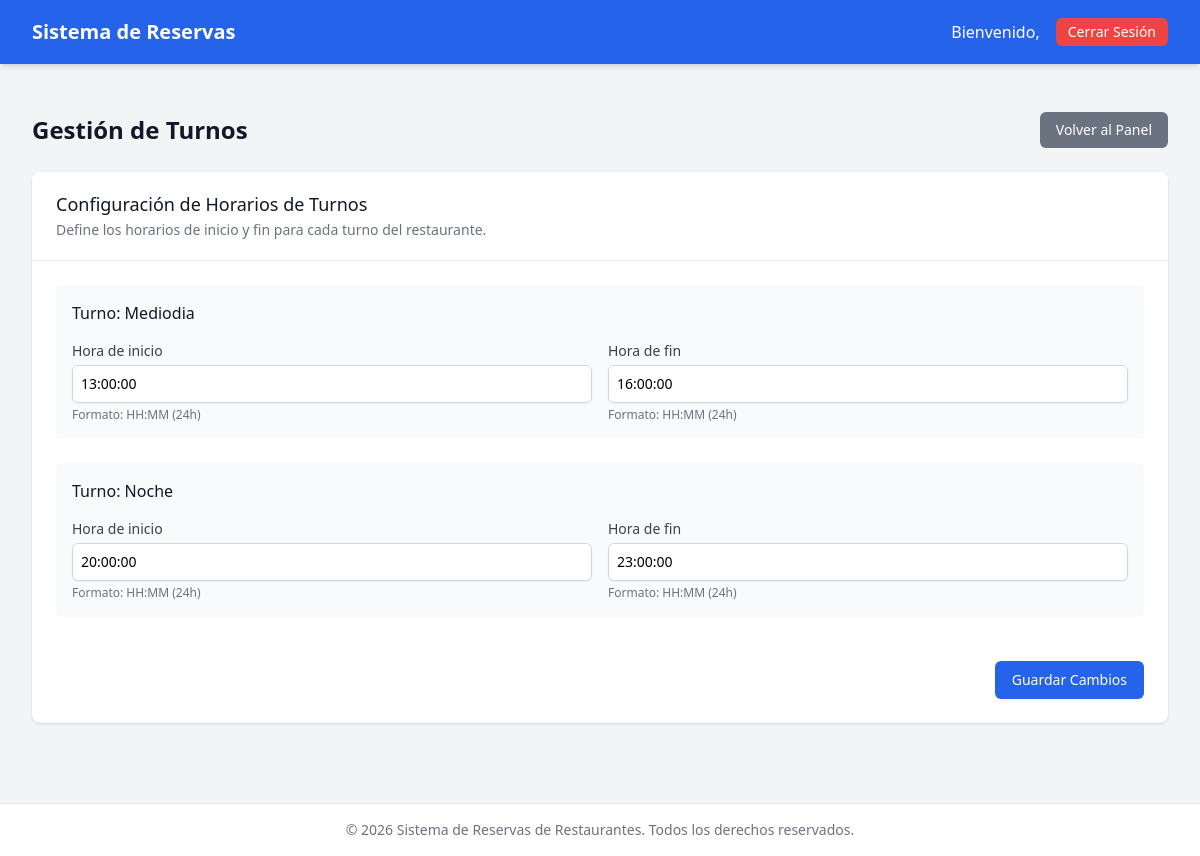
Page /admin/turnos.php (signed in) on the committed database.
### tables this page shows
CREATE TABLE turnos (
    id INT AUTO_INCREMENT PRIMARY KEY,
    nombre ENUM('mediodia', 'noche') NOT NULL UNIQUE,
    hora_inicio TIME NOT NULL,
    hora_fin TIME NOT NULL,
    activo BOOLEAN DEFAULT TRUE
);

### admin/turnos.php (the view, shortened to what this page needs)
<?php
require_once 'auth.php';
$host = 'localhost';
$db = 'restaurante_reservas';
$user = 'root';
$pass = '';
$charset = 'utf8mb4';
$dsn = "mysql:host=$host;dbname=$db;charset=$charset";
$options = [
    PDO::ATTR_ERRMODE => PDO::ERRMODE_EXCEPTION,
    PDO::ATTR_DEFAULT_FETCH_MODE => PDO::FETCH_ASSOC,
    PDO::ATTR_EMULATE_PREPARES => false,
];
try {
    $pdo = new PDO($dsn, $user, $pass, $options);
} catch (PDOException $e) {
    die('Error de conexión: ' . $e->getMessage());
}
try {
    $stmt = $pdo->query("SELECT * FROM turnos ORDER BY id");
    $turnos = $stmt->fetchAll();
} catch (PDOException $e) {
    die('Error al obtener los turnos: ' . $e->getMessage());
}
$pageTitle = 'Gestión de Turnos';
?>
<!DOCTYPE html>
<html lang="es">
<head>
    <script src="https://cdn.tailwindcss.com"></script>
    <link rel="stylesheet" href="https://cdnjs.cloudflare.com/ajax/libs/font-awesome/6.0.0/css/all.min.css">
</head>
<body class="bg-gray-100 min-h-screen">
    <nav class="bg-blue-600 text-white shadow-md">
        <div class="max-w-7xl mx-auto px-4 sm:px-6 lg:px-8">
            <div class="flex justify-between h-16">
                <div class="flex items-center">
                    <a href="index.php" class="text-xl font-bold">Sistema de Reservas</a>
                </div>
                <div class="flex items-center">
                    <span class="mr-4">Bienvenido, <?php echo htmlspecialchars($_SESSION['admin_usuario']); ?></span>
                    <a href="logout.php" class="bg-red-500 hover:bg-red-600 text-white px-3 py-1 rounded-md text-sm font-medium transition duration-300">
                        Cerrar Sesión
                    </a>
                </div>
            </div>
        </div>
    </nav>
    <div class="max-w-7xl mx-auto py-6 sm:px-6 lg:px-8">
        <div class="px-4 py-6 sm:px-0">
            <div class="flex justify-between items-center mb-6">
                <h1 class="text-2xl font-semibold text-gray-900"><?php echo $pageTitle; ?></h1>
                <a href="index.php" class="bg-gray-500 hover:bg-gray-600 text-white px-4 py-2 rounded-md text-sm font-medium transition duration-300">
                    Volver al Panel
                </a>
            </div>
            <div class="bg-white shadow overflow-hidden sm:rounded-lg">
                <div class="px-4 py-5 sm:px-6">
                    <h3 class="text-lg leading-6 font-medium text-gray-900">
                        Configuración de Horarios de Turnos
                    </h3>
                    <p class="mt-1 max-w-2xl text-sm text-gray-500">
                        Define los horarios de inicio y fin para cada turno del restaurante.
                    </p>
                </div>
                <div class="border-t border-gray-200">
                    <form method="POST" action="<?php echo htmlspecialchars($_SERVER['PHP_SELF']); ?>" class="p-6">
                        <div class="grid grid-cols-1 gap-6">
                            <?php foreach ($turnos as $turno): ?>
                                <div class="bg-gray-50 p-4 rounded-md">
                                    <h4 class="text-md font-medium text-gray-900 mb-4">
                                        Turno: <?php echo ucfirst($turno['nombre']); ?>
                                    </h4>
                                    <div class="grid grid-cols-1 md:grid-cols-2 gap-4">
                                        <div>
                                            <label for="hora_inicio_<?php echo $turno['id']; ?>" class="block text-sm font-medium text-gray-700">
                                                Hora de inicio
                                            </label>
                                            <div class="mt-1">
                                                <input type="text" name="hora_inicio_<?php echo $turno['id']; ?>" id="hora_inicio_<?php echo $turno['id']; ?>"
                                                       class="shadow-sm focus:ring-blue-500 focus:border-blue-500 block w-full sm:text-sm border-gray-300 rounded-md p-2 border"
                                                       value="<?php echo $turno['hora_inicio']; ?>" placeholder="HH:MM" required>
                                            </div>
                                            <p class="mt-1 text-xs text-gray-500">
                                                Formato: HH:MM (24h)
                                            </p>
                                        </div>
                                        <div>
                                            <label for="hora_fin_<?php echo $turno['id']; ?>" class="block text-sm font-medium text-gray-700">
                                                Hora de fin
                                            </label>
                                            <div class="mt-1">
                                                <input type="text" name="hora_fin_<?php echo $turno['id']; ?>" id="hora_fin_<?php echo $turno['id']; ?>"
                                                       class="shadow-sm focus:ring-blue-500 focus:border-blue-500 block w-full sm:text-sm border-gray-300 rounded-md p-2 border"
                                                       value="<?php echo $turno['hora_fin']; ?>" placeholder="HH:MM" required>
                                            </div>
                                            <p class="mt-1 text-xs text-gray-500">
                                                Formato: HH:MM (24h)
                                            </p>
                                        </div>
                                    </div>
                                </div>
                            <?php endforeach; ?>
                            <div class="pt-5">
                                <div class="flex justify-end">
                                    <button type="submit" class="ml-3 inline-flex justify-center py-2 px-4 border border-transparent shadow-sm text-sm font-medium rounded-md text-white bg-blue-600 hover:bg-blue-700 focus:outline-none focus:ring-2 focus:ring-offset-2 focus:ring-blue-500">
                                        Guardar Cambios
                                    </button>
                                </div>
                            </div>
                        </div>
                    </form>
                </div>
            </div>
        </div>
    </div>
    <footer class="bg-white border-t border-gray-200 py-4 mt-8">
        <div class="max-w-7xl mx-auto px-4 sm:px-6 lg:px-8">
            <p class="text-center text-gray-500 text-sm">
                &copy; <?php echo date('Y'); ?> Sistema de Reservas de Restaurantes. Todos los derechos reservados.
            </p>
        </div>
    </footer>
</body>
</html>

### rows in the picture
turnos: nombre "Mediodia", hora_inicio "13:00:00", hora_fin "16:00:00"
turnos: nombre "Noche", hora_inicio "20:00:00", hora_fin "23:00:00"

### other values in the picture
$pageTitle "Gestión de Turnos"
